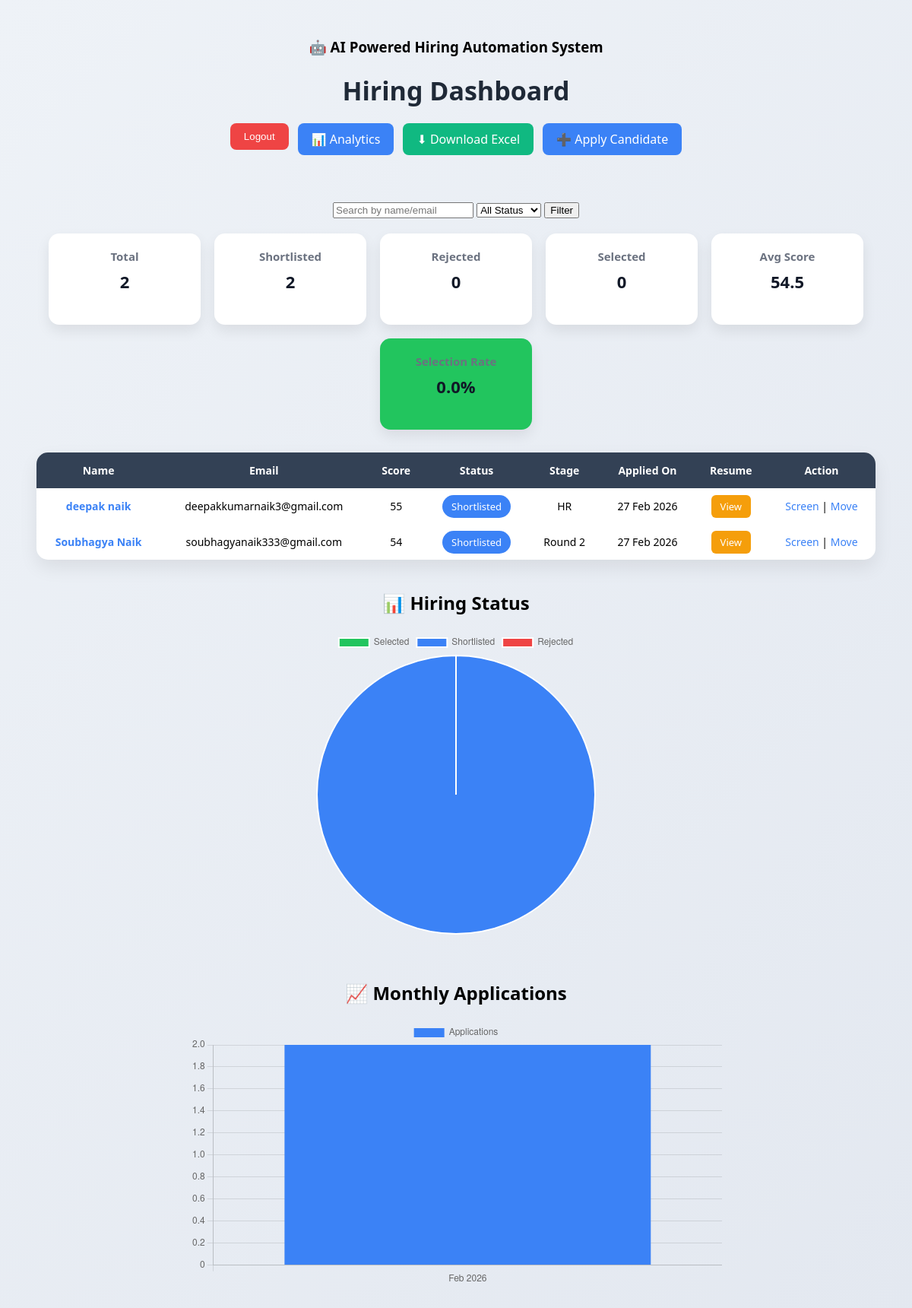
The app's page /dashboard/ (signed in) with its own data.
### recruitment/models.py (models this page shows, shortened)
class Candidate(models.Model):
    STAGE_CHOICES = [
        ('Applied', 'Applied'),
        ('Round 1', 'Round 1'),
        ('Round 2', 'Round 2'),
        ('HR', 'HR'),
        ('Selected', 'Selected'),
        ('Rejected', 'Rejected'),
    ]
    name = models.CharField(max_length=200)
    email = models.EmailField()
    resume = models.FileField(upload_to='resumes/')
    job_role = models.ForeignKey(JobRole, on_delete=models.CASCADE)
    score = models.IntegerField(default=0)
    status = models.CharField(max_length=20, default="Pending")
    interview_stage = models.CharField(
        max_length=20,
        choices=STAGE_CHOICES,
        default="Applied"
    )
    recruiter_notes = models.TextField(blank=True, null=True)
    rating = models.IntegerField(default=0)
    feedback = models.TextField(blank=True, null=True)
    created_at = models.DateTimeField(auto_now_add=True)

### recruitment/views.py (the view)
# urls.py: path('dashboard/', views.dashboard, name='dashboard'),
@login_required
def dashboard(request):
    query = request.GET.get("q")
    status_filter = request.GET.get("status")
    candidates = Candidate.objects.all()
    if query:
        candidates = candidates.filter(
            Q(name__icontains=query) |
            Q(email__icontains=query) |
            Q(status__icontains=query)
        )
    if status_filter:
        candidates = candidates.filter(status=status_filter)
    total = candidates.count()
    shortlisted = candidates.filter(status="Shortlisted").count()
    rejected = candidates.filter(status="Rejected").count()
    selected = candidates.filter(status="Selected").count()
    avg = 0
    if total > 0:
        avg = round(sum([c.score for c in candidates]) / total, 2)
    selection_rate = 0
    if total > 0:
        selection_rate = round((selected / total) * 100, 2)
    monthly_data = (
        Candidate.objects
        .annotate(month=TruncMonth('created_at'))
        .values('month')
        .annotate(count=Count('id'))
        .order_by('month')
    )
    months = []
    counts = []
    for item in monthly_data:
        if item['month']:
            months.append(item['month'].strftime("%b %Y"))
            counts.append(item['count'])
    return render(request, "dashboard.html", {
        "candidates": candidates,
        "total": total,
        "shortlisted": shortlisted,
        "rejected": rejected,
        "selected": selected,
        "average_score": avg,
        "selection_rate": selection_rate,
        "months": json.dumps(months),
        "monthly_counts": json.dumps(counts),
    })

### recruitment/templates/dashboard.html (shortened to what this page needs)
{% load static %}
<!DOCTYPE html>
<html>
<head>
    <link rel="stylesheet" href="{% static 'css/style.css' %}">
</head>
<body>
<div class="navbar">
    <h3>🤖 AI Powered Hiring Automation System</h3>
    <h1> Hiring Dashboard</h1>
    <div class="top-buttons">
        <form method="POST" action="{% url 'logout' %}" style="display:inline;">
            <button type="submit" class="btn-logout">Logout</button>
        </form>
        <a href="{% url 'analytics' %}" class="apply">📊 Analytics</a>
        <a href="{% url 'download_excel' %}" class="download">⬇ Download Excel</a>
        <a href="{% url 'apply' %}" class="apply">➕ Apply Candidate</a>
    </div>
</div>
<div style="text-align:center; margin:20px;">
    <form method="GET">
        <input type="text" name="q" placeholder="Search by name/email">
        <select name="status">
            <option value="">All Status</option>
        </select>
        <button type="submit">Filter</button>
    </form>
</div>
<div class="stats-container">
    <div class="stat-card">
        <h3>Total</h3>
        <p>{{ total }}</p>
    </div>
    <div class="stat-card">
        <h3>Shortlisted</h3>
        <p>{{ shortlisted }}</p>
    </div>
    <div class="stat-card">
        <h3>Rejected</h3>
        <p>{{ rejected }}</p>
    </div>
    <div class="stat-card">
        <h3>Selected</h3>
        <p>{{ selected }}</p>
    </div>
    <div class="stat-card">
        <h3>Avg Score</h3>
        <p>{{ average_score }}</p>
    </div>
    <div class="stat-card" style="background:#22c55e;color:white;">
        <h3>Selection Rate</h3>
        <p>{{ selection_rate }}%</p>
    </div>
</div>
<div class="table-container">
    <table>
        <thead>
            <tr>
                <th>Name</th>
                <th>Email</th>
                <th>Score</th>
                <th>Status</th>
                <th>Stage</th>
                <th>Applied On</th>
                <th>Resume</th>
                <th>Action</th>
            </tr>
        </thead>
        <tbody>
            {% for c in candidates %}
            <tr>
                <td>
                    <a href="{% url 'candidate_detail' c.id %}">
                        <strong>{{ c.name }}</strong>
                    </a>
                </td>
                <td>{{ c.email }}</td>
                <td>{{ c.score }}</td>
                <td>
                    <span class="status {{ c.status|lower }}">
                        {{ c.status }}
                    </span>
                </td>
                <td>{{ c.interview_stage }}</td>
                <td>{{ c.created_at|date:"d M Y" }}</td>
                <td>
                    {% if c.resume %}
                        <a href="{{ c.resume.url }}" target="_blank" class="view-btn">
                            View
                        </a>
                    {% endif %}
                </td>
                <td>
                    {% if c.status != "Selected" and c.status != "Rejected" %}
                        <a href="{% url 'screen_candidate' c.id %}">Screen</a> |
                        <a href="{% url 'move_stage' c.id %}">Move</a>
                    {% else %}
                        <span class="completed">Completed</span>
                    {% endif %}
                </td>
            </tr>
            {% empty %}
            <tr>
                <td colspan="8">No candidates available</td>
            </tr>
            {% endfor %}
        </tbody>
    </table>
</div>
<div style="max-width:400px; margin:40px auto;">
    <h2 style="text-align:center;">📊 Hiring Status</h2>
    <canvas id="statusChart"></canvas>
</div>
<div style="max-width:700px; margin:60px auto;">
    <h2 style="text-align:center;">📈 Monthly Applications</h2>
    <canvas id="monthlyChart"></canvas>
</div>
<script>
    const selected = Number("{{ selected|default:'0' }}");
    const shortlisted = Number("{{ shortlisted|default:'0' }}");
    const rejected = Number("{{ rejected|default:'0' }}");
    const months = JSON.parse('{{ months|default:"[]"|escapejs }}');
    const monthlyCounts = JSON.parse('{{ monthly_counts|default:"[]"|escapejs }}');
    // PIE CHART
    new Chart(document.getElementById('statusChart'), {
        type: 'pie',
        data: {
            labels: ['Selected', 'Shortlisted', 'Rejected'],
            datasets: [{
                data: [selected, shortlisted, rejected],
                backgroundColor: ['#22c55e', '#3b82f6', '#ef4444']
            }]
        }
    });
    // BAR CHART
    new Chart(document.getElementById('monthlyChart'), {
        type: 'bar',
        data: {
            labels: months,
            datasets: [{
                label: 'Applications',
                data: monthlyCounts,
                backgroundColor: '#3b82f6'
            }]
        }
    });
</script>
</body>
</html>

### recruitment/static/css/style.css (style rules this page uses)
body { margin: 0; font-family: 'Segoe UI', sans-serif; background: linear-gradient(135deg, #eef2f7, #e3e8f0); }
.navbar { text-align: center; padding: 30px 0 15px; }
.navbar h1 { font-size: 34px; color: #1f2937; margin-bottom: 20px; }
.top-buttons { display: flex; justify-content: center; gap: 12px; flex-wrap: wrap; margin-bottom: 25px; }
.btn-logout { background: #ef4444; padding: 10px 18px; border-radius: 8px; border: none; color: white; font-weight: 500; cursor: pointer; transition: 0.3s ease; }
.top-buttons a { padding: 10px 18px; border-radius: 8px; text-decoration: none; color: white; font-weight: 500; transition: 0.3s ease; }
.download { background: #10b981; }
.apply { background: #3b82f6; }
.stats-container { display: flex; justify-content: center; gap: 18px; flex-wrap: wrap; margin-bottom: 30px; }
.stat-card { background: white; padding: 20px 25px; border-radius: 14px; min-width: 150px; text-align: center; box-shadow: 0 8px 18px rgba(0,0,0,0.08); transition: 0.3s ease; }
.stat-card h3 { margin: 0; font-size: 15px; color: #6b7280; }
.stat-card p { font-size: 22px; font-weight: bold; margin-top: 8px; color: #111827; }
.table-container { width: 92%; margin: auto; background: white; border-radius: 15px; overflow: hidden; box-shadow: 0 10px 25px rgba(0,0,0,0.08); }
table { width: 100%; border-collapse: collapse; }
thead { background: #334155; color: white; }
th, td { padding: 14px; text-align: center; font-size: 14px; }
.status { padding: 6px 12px; border-radius: 20px; font-size: 13px; font-weight: 500; color: white; }
.shortlisted { background: #3b82f6; }
.view-btn { background: #f59e0b; padding: 6px 12px; border-radius: 6px; color: white; text-decoration: none; font-size: 13px; }
td a { text-decoration: none; color: #3b82f6; font-weight: 500; }

### records on screen
Candidate: name "deepak naik", email "deepakkumarnaik3@gmail.com", score "55", status "Shortlisted", interview_stage "HR", created_at "27 Feb 2026", shows "Screen"
Candidate: name "Soubhagya Naik", email "soubhagyanaik333@gmail.com", score "54", status "Shortlisted", interview_stage "Round 2", created_at "27 Feb 2026", shows "Screen"

### other values on screen
{{ total }} "2"
{{ shortlisted }} "2"
{{ rejected }} "0"
{{ selected }} "0"
{{ average_score }} "54.5"
{{ selection_rate }} "0.0"
chart data {{ selected|default:'0' }} 0
chart data {{ rejected|default:'0' }} 0
